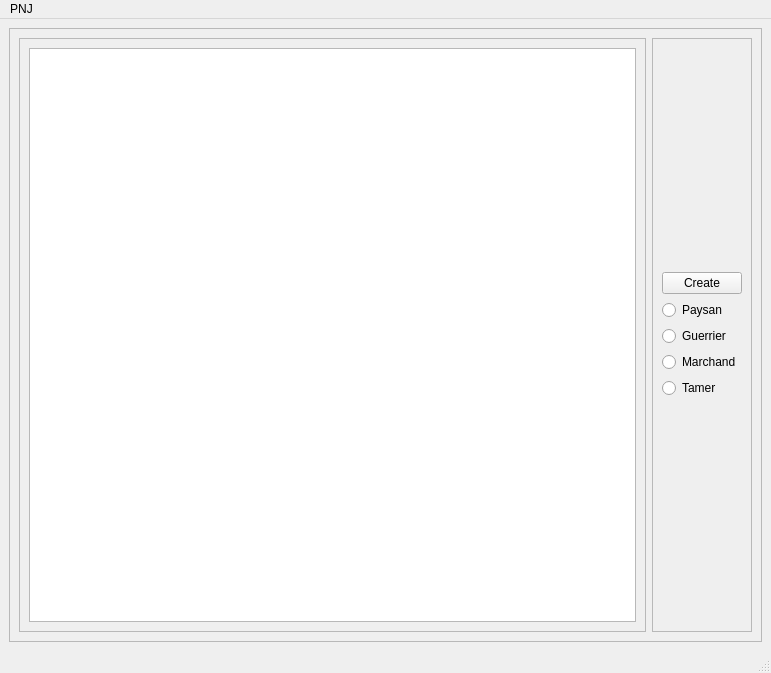
<?xml version="1.0" encoding="UTF-8"?>
<ui version="4.0">
 <class>MainWindow</class>
 <widget class="QMainWindow" name="MainWindow">
  <property name="geometry">
   <rect>
    <x>0</x>
    <y>0</y>
    <width>771</width>
    <height>673</height>
   </rect>
  </property>
  <property name="windowTitle">
   <string>MainWindow</string>
  </property>
  <widget class="QWidget" name="centralwidget">
   <layout class="QGridLayout" name="gridLayout">
    <item row="0" column="0">
     <widget class="QFrame" name="frame">
      <property name="frameShape">
       <enum>QFrame::StyledPanel</enum>
      </property>
      <property name="frameShadow">
       <enum>QFrame::Raised</enum>
      </property>
      <layout class="QGridLayout" name="gridLayout_4">
       <item row="0" column="0">
        <widget class="QFrame" name="frame_3">
         <property name="frameShape">
          <enum>QFrame::StyledPanel</enum>
         </property>
         <property name="frameShadow">
          <enum>QFrame::Raised</enum>
         </property>
         <layout class="QGridLayout" name="gridLayout_3">
          <item row="0" column="0">
           <widget class="QListWidget" name="PNJList"/>
          </item>
         </layout>
        </widget>
       </item>
       <item row="0" column="1">
        <widget class="QFrame" name="frame_2">
         <property name="frameShape">
          <enum>QFrame::StyledPanel</enum>
         </property>
         <property name="frameShadow">
          <enum>QFrame::Raised</enum>
         </property>
         <layout class="QGridLayout" name="gridLayout_2">
          <item row="0" column="0">
           <layout class="QVBoxLayout" name="verticalLayout_2">
            <item>
             <widget class="QPushButton" name="CreateButton">
              <property name="text">
               <string>Create</string>
              </property>
             </widget>
            </item>
            <item>
             <layout class="QVBoxLayout" name="verticalLayout">
              <item>
               <widget class="QRadioButton" name="PaysanButton">
                <property name="text">
                 <string>Paysan</string>
                </property>
               </widget>
              </item>
              <item>
               <widget class="QRadioButton" name="GuerrierButton">
                <property name="text">
                 <string>Guerrier</string>
                </property>
               </widget>
              </item>
              <item>
               <widget class="QRadioButton" name="MarchandButton">
                <property name="text">
                 <string>Marchand</string>
                </property>
               </widget>
              </item>
              <item>
               <widget class="QRadioButton" name="TamerButton">
                <property name="text">
                 <string>Tamer</string>
                </property>
               </widget>
              </item>
             </layout>
            </item>
           </layout>
          </item>
         </layout>
        </widget>
       </item>
      </layout>
     </widget>
    </item>
   </layout>
  </widget>
  <widget class="QMenuBar" name="menubar">
   <property name="geometry">
    <rect>
     <x>0</x>
     <y>0</y>
     <width>771</width>
     <height>21</height>
    </rect>
   </property>
   <widget class="QMenu" name="menuPNJ">
    <property name="title">
     <string>PNJ</string>
    </property>
    <addaction name="actionFermer"/>
   </widget>
   <addaction name="menuPNJ"/>
  </widget>
  <widget class="QStatusBar" name="statusbar"/>
  <action name="actionFermer">
   <property name="text">
    <string>Fermer</string>
   </property>
  </action>
 </widget>
 <resources/>
 <connections/>
</ui>
